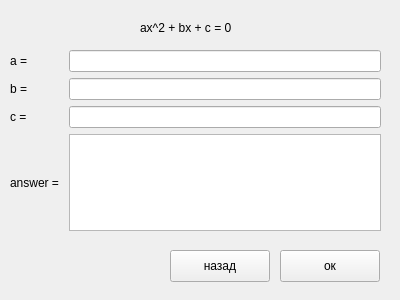
<?xml version="1.0" encoding="UTF-8"?>
<ui version="4.0">
 <class>Bi</class>
 <widget class="QWidget" name="Bi">
  <property name="geometry">
   <rect>
    <x>0</x>
    <y>0</y>
    <width>400</width>
    <height>300</height>
   </rect>
  </property>
  <property name="windowTitle">
   <string>Form</string>
  </property>
  <widget class="QLabel" name="label">
   <property name="geometry">
    <rect>
     <x>140</x>
     <y>20</y>
     <width>111</width>
     <height>16</height>
    </rect>
   </property>
   <property name="text">
    <string>ax^2 + bx + c = 0</string>
   </property>
  </widget>
  <widget class="QWidget" name="gridLayoutWidget">
   <property name="geometry">
    <rect>
     <x>10</x>
     <y>50</y>
     <width>371</width>
     <height>181</height>
    </rect>
   </property>
   <layout class="QGridLayout" name="gridLayout">
    <item row="2" column="0">
     <widget class="QLabel" name="label_4">
      <property name="text">
       <string>c = </string>
      </property>
     </widget>
    </item>
    <item row="2" column="1">
     <widget class="QLineEdit" name="input_c"/>
    </item>
    <item row="0" column="1">
     <widget class="QLineEdit" name="input_a"/>
    </item>
    <item row="0" column="0">
     <widget class="QLabel" name="label_2">
      <property name="text">
       <string>a = </string>
      </property>
     </widget>
    </item>
    <item row="1" column="0">
     <widget class="QLabel" name="label_3">
      <property name="text">
       <string>b = </string>
      </property>
     </widget>
    </item>
    <item row="1" column="1">
     <widget class="QLineEdit" name="input_b"/>
    </item>
    <item row="3" column="0">
     <widget class="QLabel" name="label_5">
      <property name="text">
       <string>answer = </string>
      </property>
     </widget>
    </item>
    <item row="3" column="1">
     <widget class="QTextEdit" name="output"/>
    </item>
   </layout>
  </widget>
  <widget class="QPushButton" name="OkButton">
   <property name="geometry">
    <rect>
     <x>280</x>
     <y>250</y>
     <width>100</width>
     <height>32</height>
    </rect>
   </property>
   <property name="text">
    <string>ок</string>
   </property>
  </widget>
  <widget class="QPushButton" name="BackButtonFromBi">
   <property name="geometry">
    <rect>
     <x>170</x>
     <y>250</y>
     <width>100</width>
     <height>32</height>
    </rect>
   </property>
   <property name="text">
    <string>назад</string>
   </property>
  </widget>
 </widget>
 <resources/>
 <connections/>
</ui>
